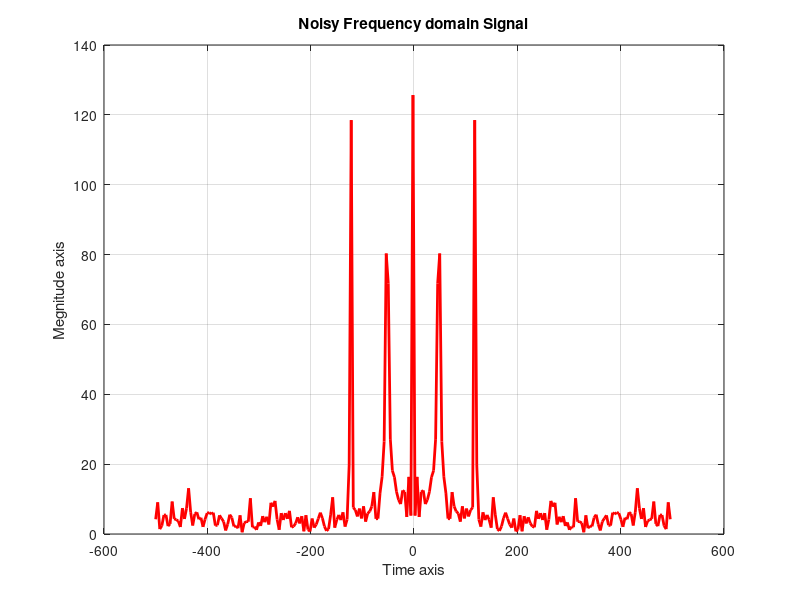

This figure's MATLAB source:
clc
clear all
close all
t=0:1/1000:0.25; %sampling rate 1000 per second
f1=50;
f2=120;
x=sin(2*pi*f1*t)+sin(2*pi*f2*t); %composite signal
y=x+rand(size(t));              %noisy signal
n=length(y);
yfft=fft(y,n);            %fast fourier transform
fshift=(-n/2:n/2-1)*(1000/n); %frequency x-axis
yshift=(fftshift(yfft));  
%FFTSHIFT is useful for visualizing the Fourier transform with
%the zero-frequency component in the middle of the spectrum.
plot(fshift,abs(yshift),'r','Linewidth',2);
title('Noisy Frequency domain Signal');
xlabel('Time axis');
ylabel('Megnitude axis');
grid on;